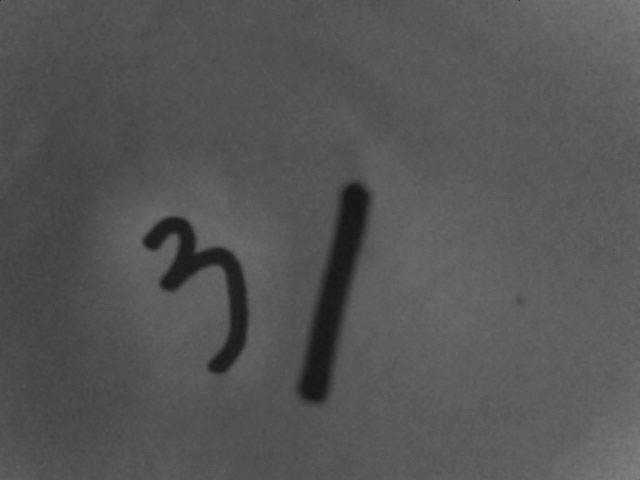
#> input picture Learning_Opencv_python/handwriting1.jpg, 640 x 480 px, found by its file name
$ python day5_contours_feature.py   (older library calls are emulated)
#> lines starting #> are read from the running program, lines starting #| are printed output that depends on the picture; after the words box and inside, x2 and y2 are one past the last pixel; in counts of white or black regions, pixels touching at a corner belong together
'''
计算物体的周长、面积、质心、最小外接矩形等
OpenCV函数：cv2.contourArea(), cv2.arcLength(), cv2.approxPolyDP() 等
'''
# 先把图片的轮廓找到
import cv2
import numpy as np

img = cv2.imread("/home/sanjay/Workspace/learning/Learning_Opencv_python/handwriting1.jpg",0)
#> img is the input picture: shape (480, 640); min 20, max 131, mean 85.5
_, thresh = cv2.threshold(img, 0, 255, cv2.THRESH_BINARY_INV + cv2.THRESH_OTSU)
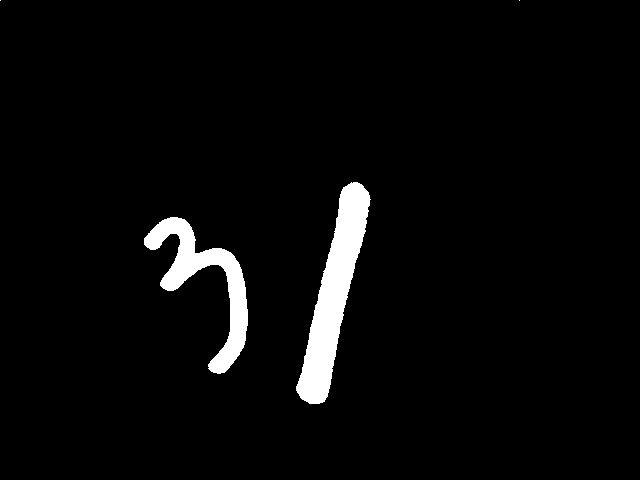
#> thresh: shape (480, 640); 3.6% white; 4 white regions (2 under 20 px)
image, contours, hierarchy = cv2.findContours(thresh, 3, 2)
#> contours = 4 contours, 2 with area under 20; largest, box (x1, y1, x2, y2) and area: (296, 182, 371, 404) 6290, (144, 217, 248, 374) 4386


# 以数字3的轮廓为例
cnt = contours[1]
#> cnt = contour of 238 points, box (x1, y1, x2, y2) (296, 182, 371, 404), area 6290

# 为了便于绘制，创建两幅彩色图，并把轮廓画在第一幅图上
img_color1 = cv2.cvtColor(image, cv2.COLOR_GRAY2BGR)
#> img_color1: shape (480, 640, 3); 3.6% white; 4 white regions (2 under 20 px), largest, box (x1, y1, x2, y2) and area: (296, 182, 371, 404) 6525, (144, 217, 248, 374) 4640
img_color2 = np.copy(img_color1)
cv2.drawContours(img_color1, [cnt], 0, (0,0,255), 2)
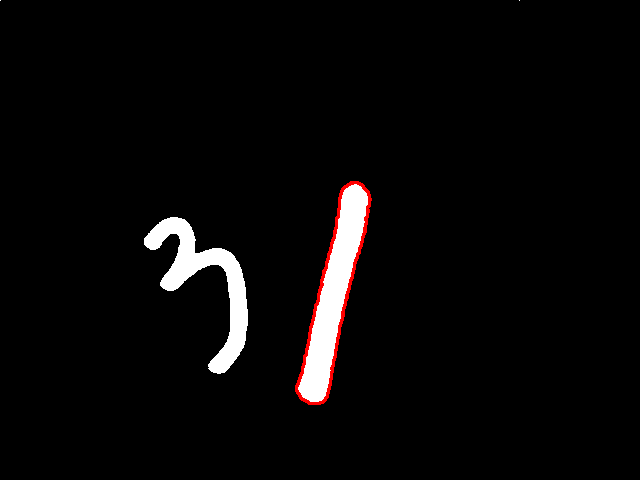
#> img_color1: shape (480, 640, 3); mean B, G, R 8.4, 8.4, 9.8

# 轮廓面积
area = cv2.contourArea(cnt)
#> area = 6289.5

print(area)
#| 6289.5

cv2.imshow('contours', np.hstack((img_color1, img_color2)))
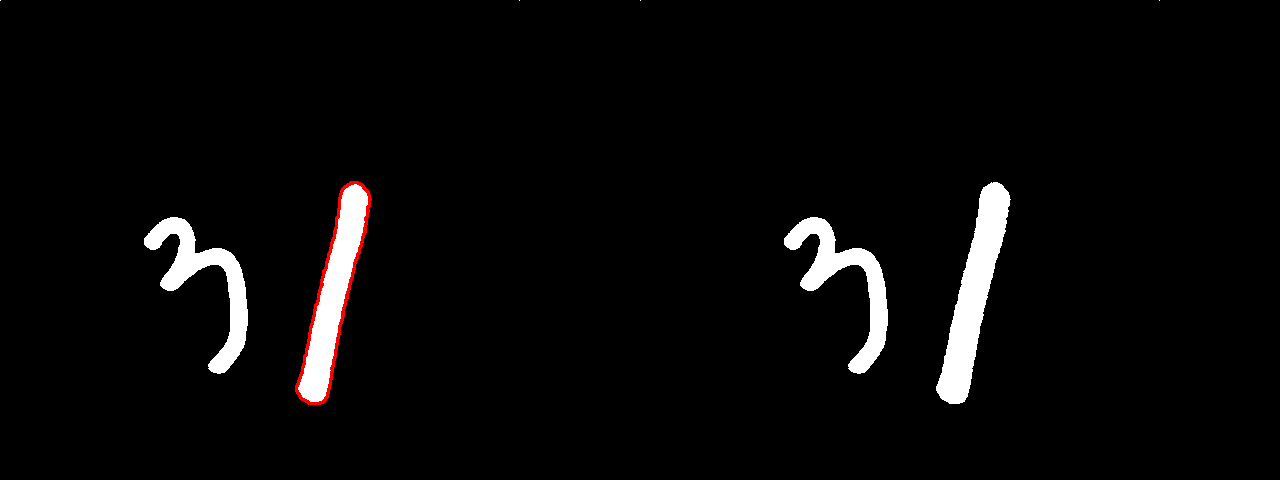
#> window 'contours': shape (480, 1280, 3); mean B, G, R 8.8, 8.8, 9.5

# 外接矩形
# 形状的外接矩形有两种，如下图，绿色的叫外接矩形，表示不考虑旋转并且能包含整个轮廓的矩形。蓝色的叫最小外接矩，考虑了旋转
x, y, w, h = cv2.boundingRect(cnt)
#> x = 296; y = 182; w = 75; h = 222
# 外接矩形
cv2.rectangle(img_color1, (x, y), (x + w, y + h), (0, 255, 0), 2)
# 最小外接矩形
rect = cv2.minAreaRect(cnt) #
#> rect = ((334.1, 292.8), (226.1, 32.7), -77.12)
box = np.int0(cv2.boxPoints(rect))
#> box = [[324, 406], [292, 399], [343, 178], [375, 186]]
cv2.drawContours(img_color1, [box], 0, (255, 0,0), 2)
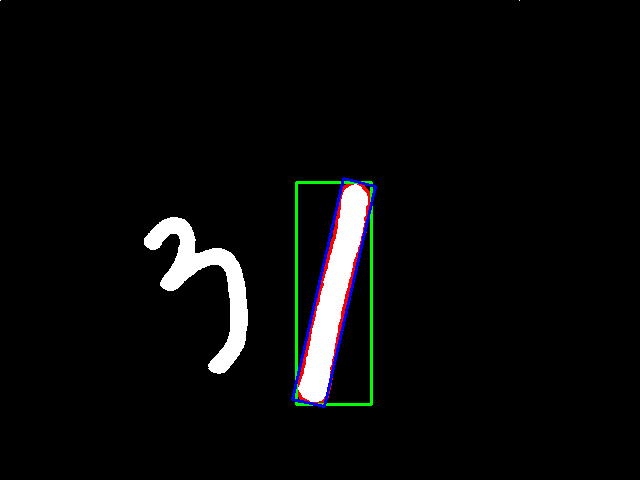
#> img_color1: shape (480, 640, 3); mean B, G, R 9.6, 9.7, 9.3

cv2.imshow('contours', np.hstack((img_color1, img_color2)))
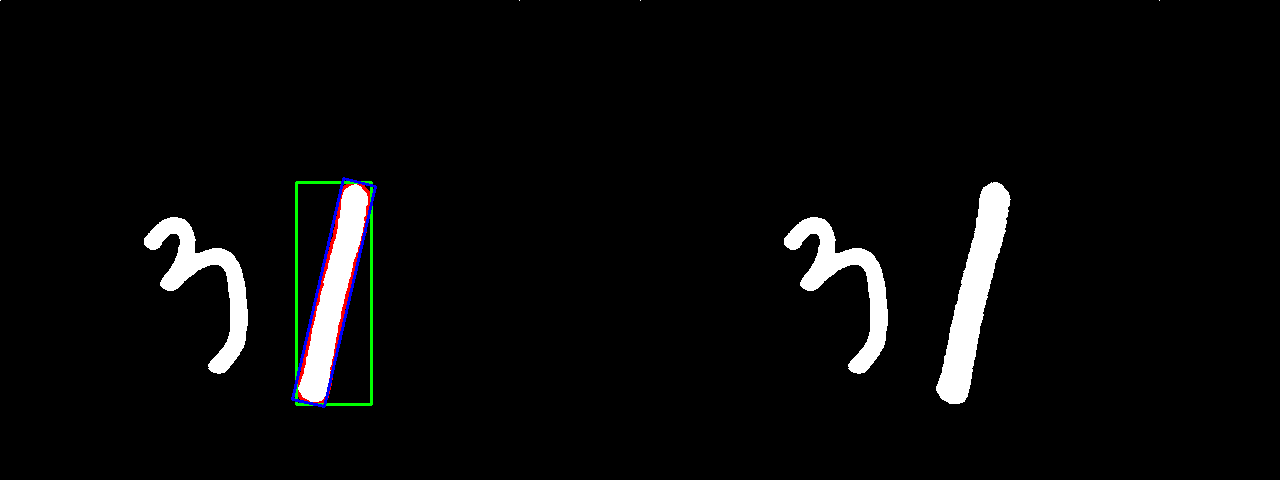
#> window 'contours': shape (480, 1280, 3); mean B, G, R 9.4, 9.5, 9.3

cv2.waitKey(0)
